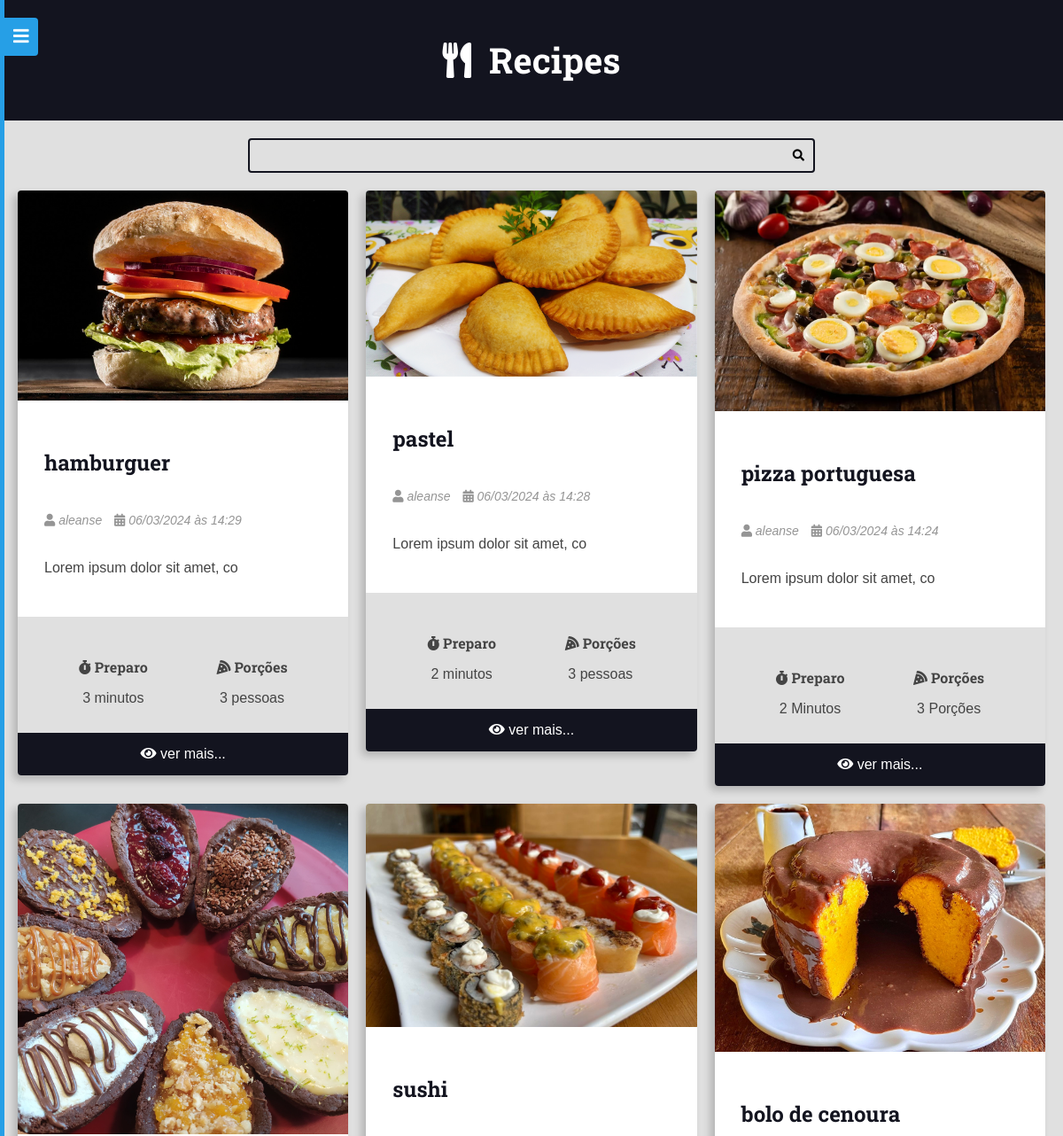
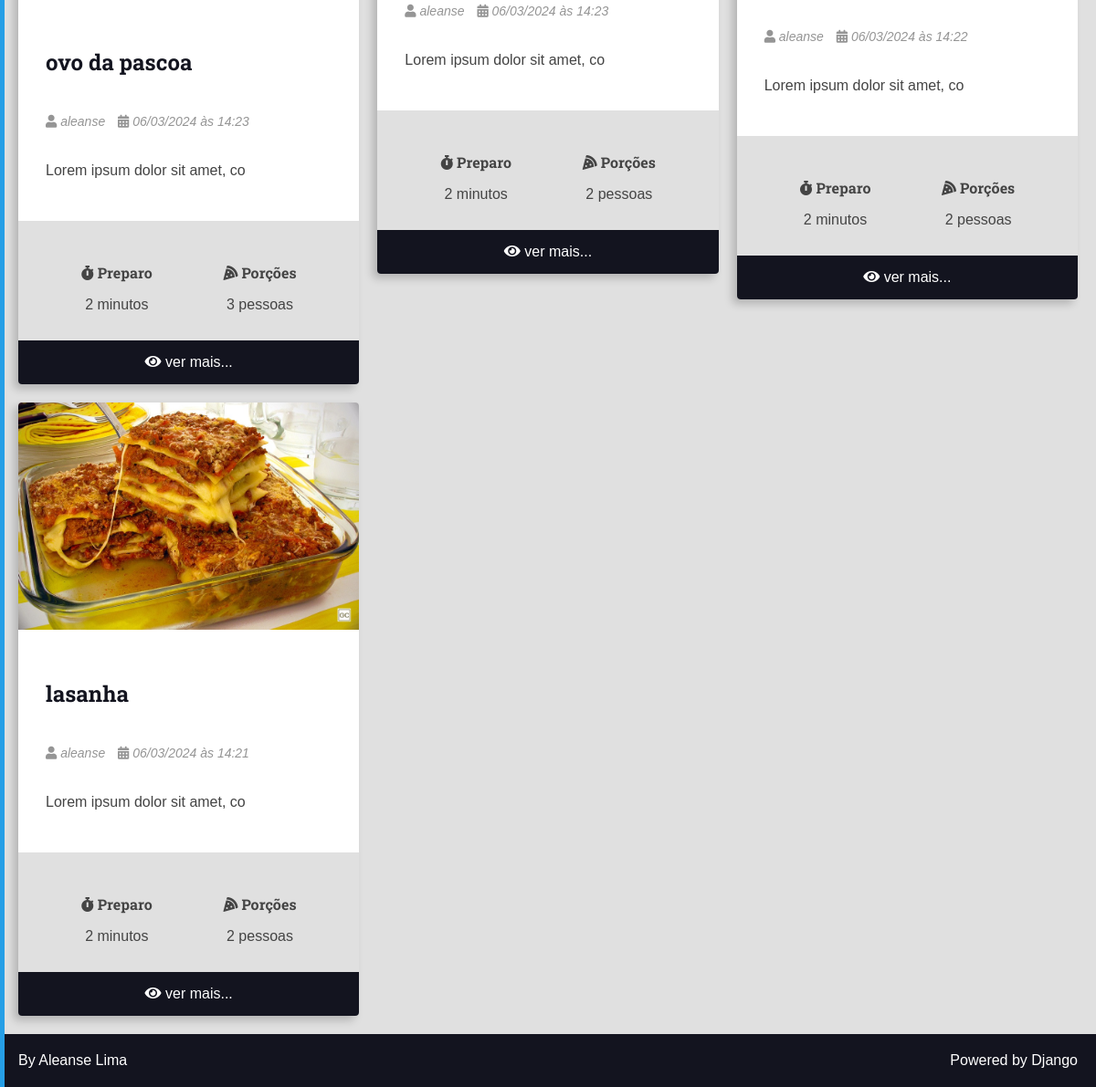
The app's page /, older data (2 pictures, top to bottom).
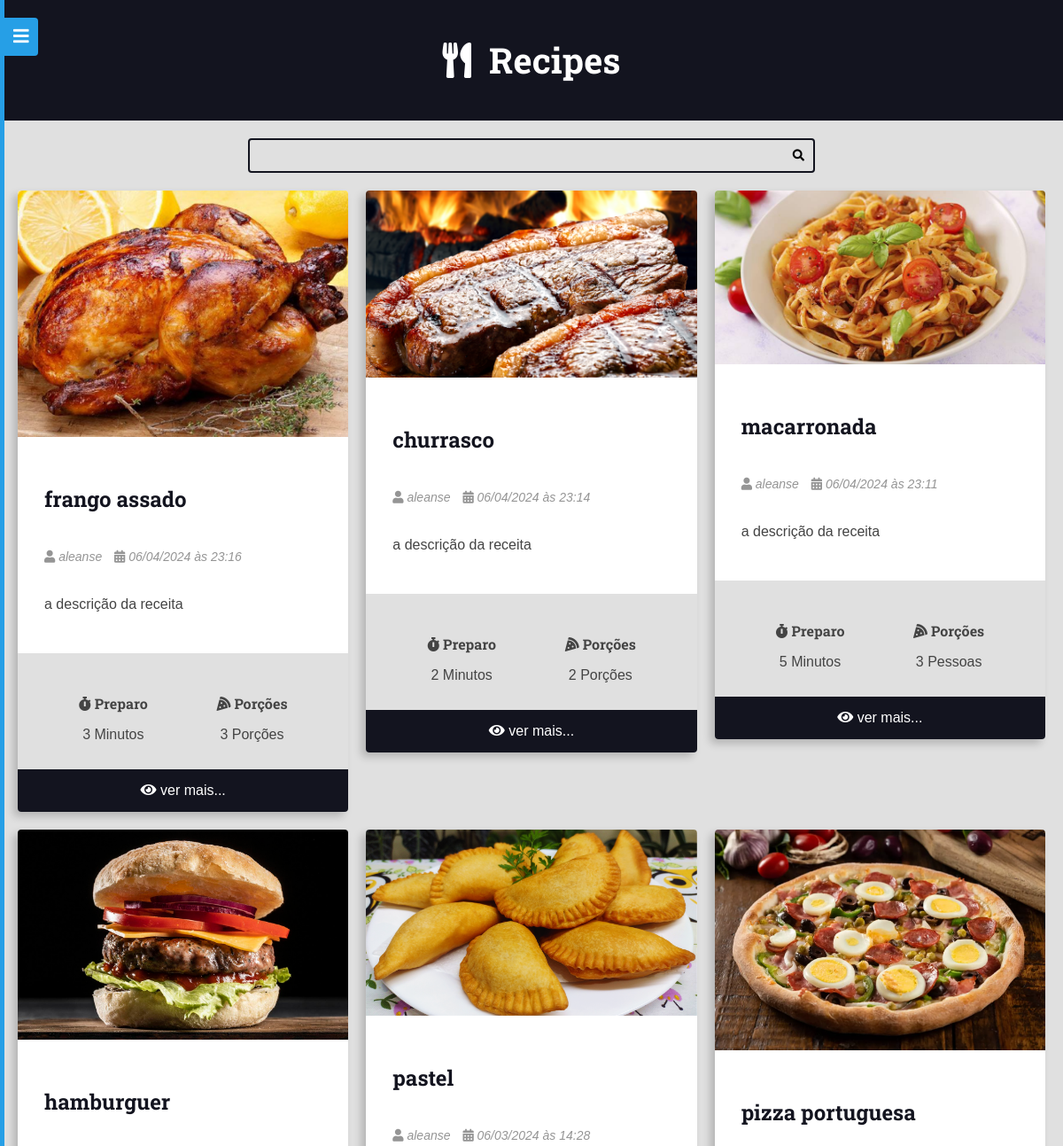
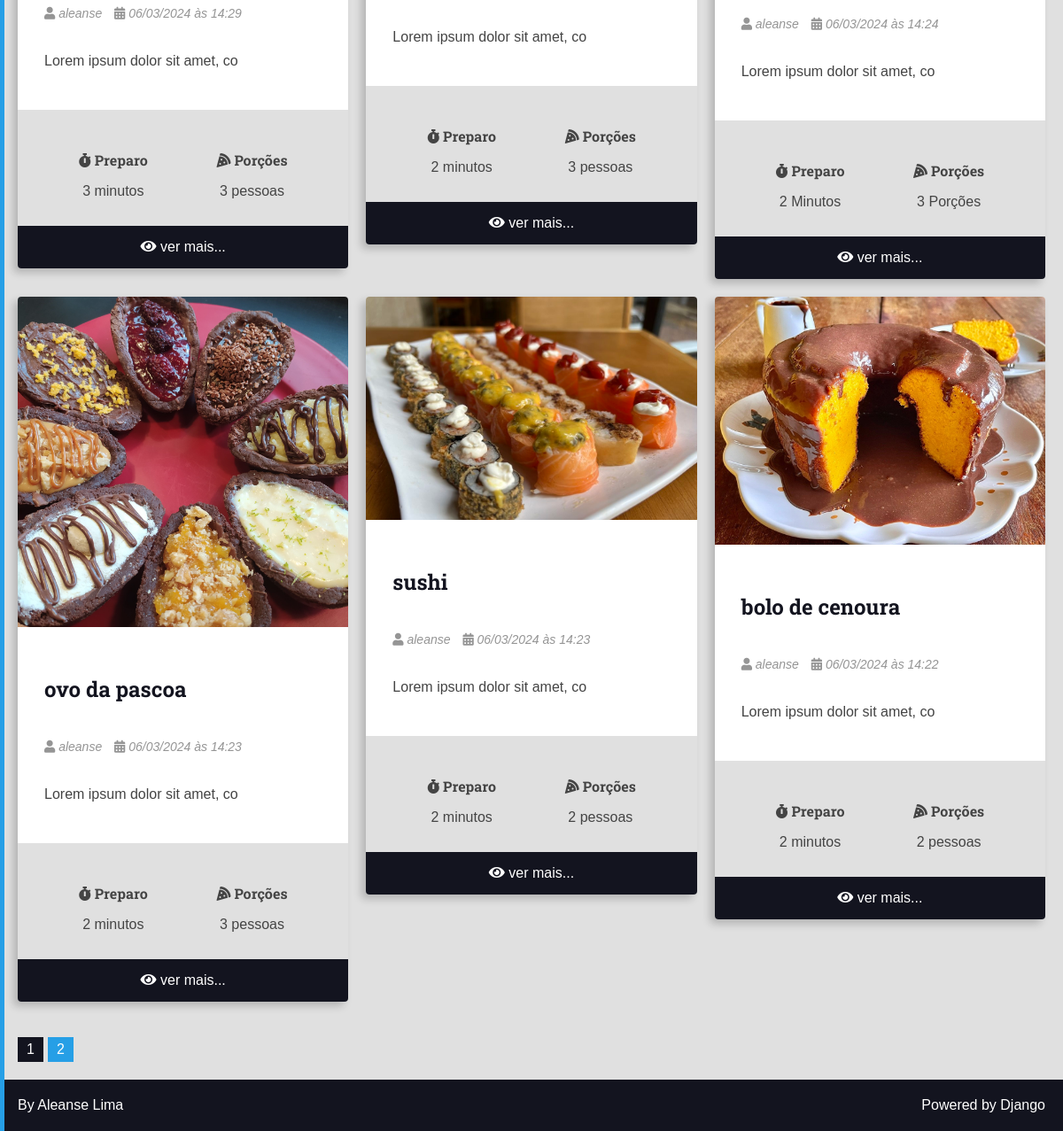
The same page, newer data (2 pictures, top to bottom).
### recipes/models.py (models this page shows, shortened)
class Recipe(models.Model):
    title = models.CharField(max_length=30)
    description = models.TextField(max_length=30)
    slug = models.SlugField(unique=True)
    preparation_time = models.IntegerField()
    preparation_time_unit = models.CharField(max_length=30)
    servings = models.IntegerField()
    servings_unit = models.CharField(max_length=30)
    preparation_steps = models.TextField()
    preparation_steps_is_html = models.BooleanField(default=False)
    created_at = models.DateTimeField(auto_now_add=True)
    updated_at = models.DateTimeField(auto_now=True)
    is_published = models.BooleanField(default=False)
    cover = models.ImageField(upload_to='recipes/covers/%Y/%m/%d/', blank=True, default='')
    category = models.ForeignKey(Category, on_delete=models.SET_NULL, null=True,blank=True,default=None)
    author = models.ForeignKey(User, on_delete=models.SET_NULL, null=True)
    def __str__(self):
        return self.title
    def get_absolute_url(self):
        return reverse("recipes:recipe",args={self.id})

### recipes/views.py (the view)
# urls.py: 2. Add a URL to urlpatterns:  path('', views.home, name='home')
def home(request):
    recipes = Recipe.objects.filter(is_published=True,).order_by('-id')
    print(Recipe.objects.all())
    page_obj, pagination_range = make_pagination(request, recipes, 9)
    return render(request,'recipes/pages/home.html',context={'recipes':page_obj, 'pagination_range': pagination_range})

### utils/recipes/pagination.py (called while the page is built)
def make_pagination(request, queryset, per_page, qty_pages=4):
    try:
        current_page = int(request.GET.get('page', 1))
    except ValueError:
        current_page = 1
    paginator = Paginator(queryset, per_page)
    page_obj = paginator.get_page(current_page)
    pagination_range = make_pagination_range(
        paginator.page_range,
        qty_pages,
        current_page
    )
    return page_obj, pagination_range

### recipes/templates/recipes/pages/home.html (shortened to what this page needs)
{% extends 'global/base.html' %}
{% block content %}
<div class="main-content main-content-list container">
     {% for recipe in recipes %}
    {% include 'recipes/partials/recipe.html' %}
{% empty %}
    <div class="center m-y">
        <h1>No recipes found here 🥲</h1>
    </div>
{% endfor %}
</div>
{% endblock content %}

### base_templates/global/base.html (shortened to what this page needs)
{% load static %}
<!DOCTYPE html>
<html lang="pt-BR">
<head>
     {% include 'global/partials/head.html' %}
</head>
<body>
    {% include 'global/partials/menu.html' %}
    {% include 'global/partials/header.html' %}
    {% include 'global/partials/search.html' %}
    <main class="main-content-container">
        {% block content %}{% endblock content %}
        {% include 'global/partials/pagination.html' %}
    </main>
    {% include 'global/partials/footer.html' %}
</body>
</html>

### base_templates/global/partials/head.html (shortened to what this page needs)
{% load static %}
    <link rel="stylesheet" href="https://cdnjs.cloudflare.com/ajax/libs/font-awesome/5.15.4/css/fontawesome.min.css"
 />
<link rel="stylesheet" href="https://cdnjs.cloudflare.com/ajax/libs/font-awesome/5.15.4/css/brands.min.css"
 />
<link rel="stylesheet" href="https://cdnjs.cloudflare.com/ajax/libs/font-awesome/5.15.4/css/solid.min.css"
 />
<link rel="stylesheet" href="{% static 'global/css/styles.css' %}">

### base_templates/global/partials/menu.html (shortened to what this page needs)
<button class="button-show-menu button-show-menu-visible">
  <i class="fas fa-bars"></i>
</button>
<div class="menu-container menu-hidden">
  <div class="menu-content">
    <nav class="menu-nav">
      <a href="{% url 'recipes:home' %}">Home</a>
      {% if user.is_authenticated %}
        <a href="{% url 'authors:dashboard_new_recipe' %}">New recipe</a>
        <a href="{% url 'authors:dashboard' %}">Dashboard</a>
         <a class="authors-logout-link" href="{% url 'authors:logout' %}">Logout</a>
        {% include 'authors/partials/form_logout.html' %}
      {% else %}
        <a href="{% url 'authors:login' %}">Login</a>
        <a href="{% url 'authors:register' %}">Register</a>
    {% endif %}
    </nav>
  </div>
</div>

### base_templates/global/partials/header.html
<header class="main-header-container">
    <div class="main-header container">
        <h1>
            <a class="main-logo" href="{% url 'recipes:home' %}">
                <i class="fas fa-utensils main-logo-icon"></i>
                <span class="main-logo-text">Recipes</span>
            </a>
        </h1>
    </div>
</header>

### base_templates/global/partials/search.html
<div class="search-container">
    <div class="container">
         <form action="{% url 'recipes:search' %}" method="GET" class="search-form">
             <input type="search" class="search-input" name="q" value="{{ search_term }}" required>
            <button type="submit" class="search-button"><i class="fas fa-search"></i></button>
        </form>
    </div>
</div>

### recipes/templates/recipes/partials/recipe.html (shortened to what this page needs)
<div class="recipe recipe-list-item">
   {% if recipe.cover %}
    <div class="recipe-cover">
        <a href="{{ recipe.get_absolute_url }}">
            <img src="{{ recipe.cover.url }}" alt="Temporário">
        </a>
    </div>
    {% endif %}
    <div class="recipe-title-container">
         <h2 class="recipe-title">
            <a href="{{ recipe.get_absolute_url }}">
                {{ recipe.title }}
            </a>
        </h2>
    </div>
    <div class="recipe-author">
       {% if recipe.author is not None %}
        <span class="recipe-author-item">
            <i class="fas fa-user"></i>
            {% if recipe.author.first_name %}
                {{ recipe.author.first_name }} {{ recipe.author.last_name }}
            {% else %}
                {{ recipe.author.username }}
            {% endif %}
        </span>
        {% endif %}
        <span class="recipe-author-item">
            <i class="fas fa-calendar-alt"></i>
            {{ recipe.created_at|date:"d/m/Y" }} às {{ recipe.created_at|date:"H:i" }}
        </span>
    </div>
    <div class="recipe-content">
         <p>{{ recipe.description }}</p>
    </div>
    <div class="recipe-meta-container">
        <div class="recipe-meta recipe-preparation">
            <h3 class="recipe-meta-title"><i class="fas fa-stopwatch"></i> Preparo</h3>
            <div class="recipe-meta-text">
               {{ recipe.preparation_time }} {{ recipe.preparation_time_unit }}
            </div>
        </div>
        <div class="recipe-meta recipe-servings">
            <h3 class="recipe-meta-title"><i class="fas fa-pizza-slice"></i> Porções</h3>
            <div class="recipe-meta-text">
                {{ recipe.servings }} {{ recipe.servings_unit }}
            </div>
        </div>
    </div>
   {% if is_detail_page is not True %}
    <footer class="recipe-footer">
        <a class="recipe-read-more button button-dark button-full-width" href="{% url 'recipes:recipe' recipe.id %}">
            <i class="fas fa-eye"></i>
            <span>ver mais...</span>
        </a>
    </footer>
    {% endif %}
</div>

### base_templates/global/partials/pagination.html (shortened to what this page needs)
{% if recipes.has_other_pages %}
  <div class="container pagination">
    <div class="pagination-content">
      {% for page in pagination_range.pagination %}
        {% if pagination_range.current_page == page %}
          <a class="page-link page-item page-current" href="?page={{ page }}{{ additional_url_query }}">{{ page }}</a>
        {% else %}
           <a class="page-link page-item" href="?page={{ page }}{{ additional_url_query }}">{{ page }}</a>
        {% endif %}
      {% endfor %}
    </div>
  </div>
{% endif %}

### base_templates/global/partials/footer.html
<footer class="main-footer">
  <div class="developer">
    <a href="https://github.com/aleanse" target="_blank" rel="noreferrer noopener">By Aleanse Lima</a>
  </div>
  <div class="powered">
    <a href="https://www.djangoproject.com/" target="_blank" rel="noreferrer noopener">Powered by Django</a>
  </div>
</footer>

Row changes from the older to the newer data that the page shows:
no longer on this page (row unchanged): Recipe: cover (picture), title "lasanha", author.username "aleanse", created_at "06/03/2024", created_at "14:21", description "Lorem ipsum dolor sit amet, co", preparation_time "2", preparation_time_unit "minutos", servings "2", servings_unit "pessoas"
added Recipe: cover (picture), title "frango assado", author.username "aleanse", created_at "06/04/2024", created_at "23:16", description "a descrição da receita", preparation_time "3", preparation_time_unit "Minutos", servings "3", servings_unit "Porções"
added Recipe: cover (picture), title "churrasco", author.username "aleanse", created_at "06/04/2024", created_at "23:14", description "a descrição da receita", preparation_time "2", preparation_time_unit "Minutos", servings "2", servings_unit "Porções"
added Recipe: cover (picture), title "macarronada", author.username "aleanse", created_at "06/04/2024", created_at "23:11", description "a descrição da receita", preparation_time "5", preparation_time_unit "Minutos", servings "3", servings_unit "Pessoas"
Text that changed along with them:
new list line: "1"
new list line: "2"
